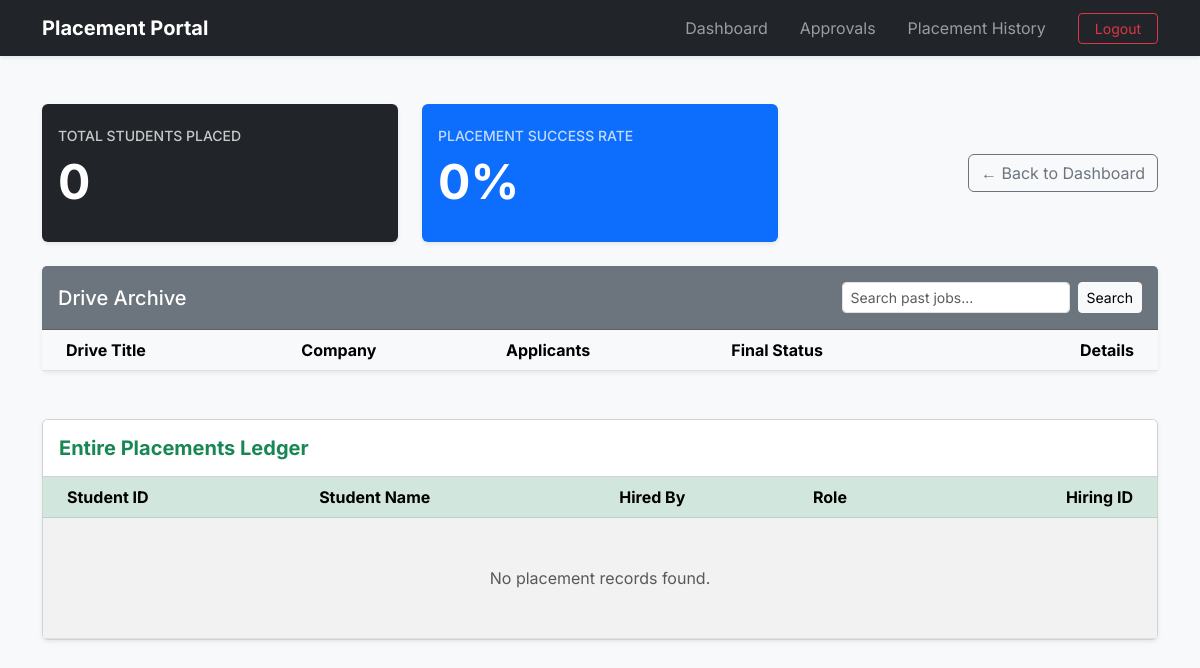
/admin/history/ (signed in), run on an earlier commit of the app's database.
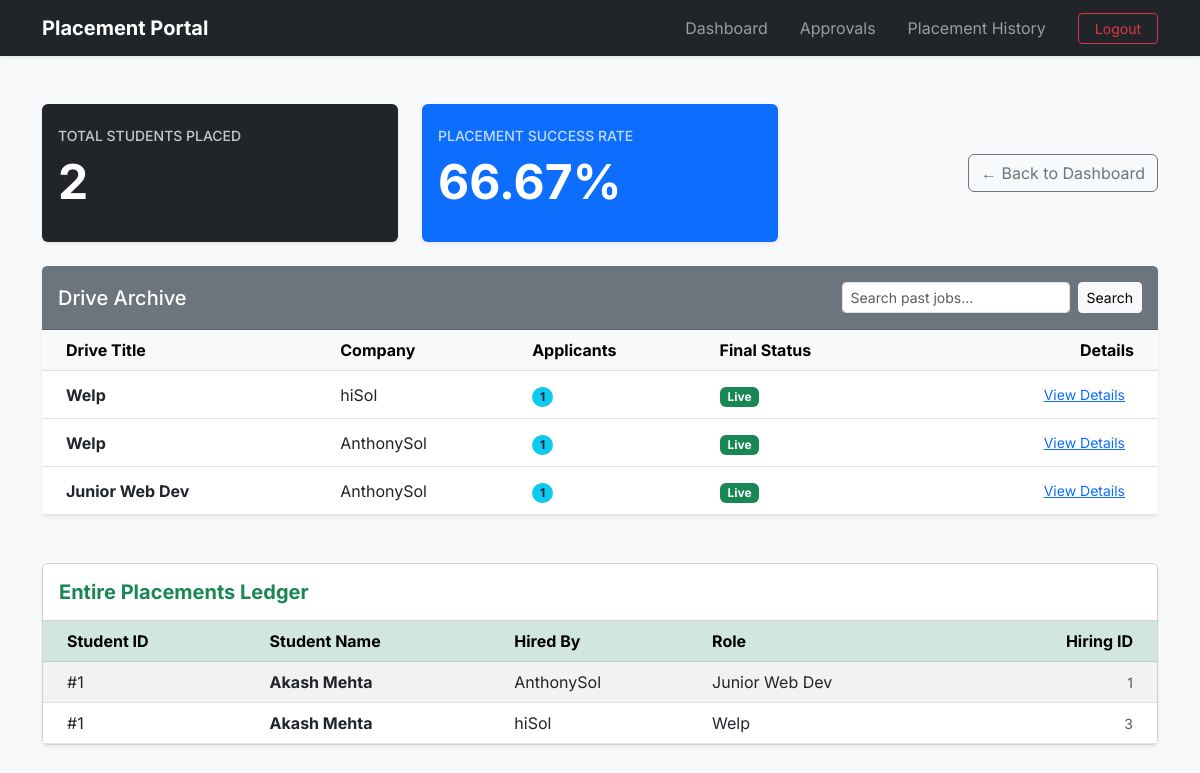
And on a later commit of the database.
### application/models.py (models this page shows)
class PlacementDrive(db.Model):
    __tablename__="placement_drives"
    id=db.Column(db.Integer(),primary_key=True)
    company_id=db.Column(db.Integer(),db.ForeignKey("companies.id"),nullable=False)
    job_title=db.Column(db.String(200),nullable=False)
    job_description=db.Column(db.Text(),nullable=False)
    job_location=db.Column(db.String(200),nullable=False)
    eligibility_CGPA=db.Column(db.Float(),nullable=False)
    eligibility_criteria_others=db.Column(db.Text(),nullable=True)
    deadline=db.Column(db.DateTime(),nullable=False)
    status=db.Column(db.String(30),default='Pending') #Pending, Approved, Denied or Closed. Will be done by Admin
    allowed_branches=db.Column(db.Text(),nullable=False)
    allowed_years=db.Column(db.Text(),nullable=False)
    created_at=db.Column(db.DateTime(),default=datetime.now)
    company=db.relationship("Company",back_populates="drives") #Child side
    applications=db.relationship("Application",back_populates="drive",cascade="all,delete-orphan") #Parent side

class Company(db.Model):
    __tablename__="companies"
    id=db.Column(db.Integer(),primary_key=True)
    user_id=db.Column(db.Integer(),db.ForeignKey("users.id"),nullable=False)
    company_name=db.Column(db.String(200),nullable=False)
    hr_name=db.Column(db.String(100),nullable=True)
    hr_contact=db.Column(db.String(100),nullable=True)
    website=db.Column(db.String(200),nullable=True)
    is_approved=db.Column(db.Boolean(),default=False) # Until Admin toggles this on the company wont be approved and wont be shown in dashboard
    user=db.relationship("User",back_populates="company") #Child side
    drives=db.relationship("PlacementDrive",back_populates="company",cascade="all,delete-orphan") #Parent side

class Application(db.Model):
    __tablename__ = "applications"
    id = db.Column(db.Integer(), primary_key=True)
    student_id = db.Column(db.Integer(), db.ForeignKey("students.id"), nullable=False)
    drive_id = db.Column(db.Integer(), db.ForeignKey("placement_drives.id"), nullable=False)
    application_date = db.Column(db.DateTime(), default=datetime.now)
    status=db.Column(db.String(30),default='Applied') #Applied, Shortlisted, Selected, rejected
    student=db.relationship("Student",back_populates="applications")
    drive=db.relationship("PlacementDrive",back_populates="applications")
    __table_args__=(db.UniqueConstraint('student_id','drive_id',name='unique_application'),)

class Student(db.Model):
    __tablename__="students"
    id=db.Column(db.Integer(),primary_key=True)
    user_id=db.Column(db.Integer(),db.ForeignKey("users.id"),nullable=False)
    name=db.Column(db.String(100),nullable=False)
    college=db.Column(db.String(200),nullable=False)
    branch=db.Column(db.String(100),nullable=False)
    semester=db.Column(db.String(10),nullable=False)
    cgpa=db.Column(db.Float(),nullable=False)
    resume_path=db.Column(db.String(400)) #This will store the file path of where the resume is stored
    user=db.relationship("User",back_populates="student") #Child side
    applications=db.relationship("Application",back_populates="student",cascade="all,delete-orphan") #Parent side

### application/controllers.py (the view)
@app.route('/admin/history/')
def admin_history():
    if session.get('role')!='admin':
        return redirect(url_for('login'))
    q=request.args.get('q','')
    drive_query=PlacementDrive.query.order_by(PlacementDrive.created_at.desc())
    if q:
        drive_query=drive_query.filter(PlacementDrive.job_title.ilike(f'%{q}%'))
    historical_drives=drive_query.all()
    successful_placements=Application.query.filter_by(status='Shortlisted').all()
    total_applications=Application.query.count()
    placed_count=len(successful_placements)
    success_rate=((placed_count/total_applications)*100) if total_applications>0 else 0
    return render_template('admin_history.html',drives=historical_drives,placements=successful_placements,q=q,placed_count=placed_count,rate=round(success_rate,2))

### templates/admin_history.html (shortened to what the changed rows need)
{% extends 'base.html' %}
{% block content %}
<div class="container mt-4">
    <div class="row mb-4">
        <div class="col-md-4">
            <div class="card bg-dark text-white border-0 shadow-sm">
                <div class="card-body py-4">
                    <h6 class="text-uppercase small mb-2 opacity-75">Total Students Placed</h6>
                    <h2 class="display-5 fw-bold">{{ placed_count }}</h2>
                </div>
            </div>
        </div>
        <div class="col-md-4">
            <div class="card bg-primary text-white border-0 shadow-sm">
                <div class="card-body py-4">
                    <h6 class="text-uppercase small mb-2 opacity-75">Placement Success Rate</h6>
                    <h2 class="display-5 fw-bold">{{ rate }}%</h2>
                </div>
            </div>
        </div>
    </div>
    <div class="card shadow-sm border-0 mb-5">
        <div class="card-body p-0">
            <table class="table table-hover align-middle mb-0">
                <thead class="table-light">
                    <tr>
                        <th class="ps-4">Drive Title</th>
                        <th>Company</th>
                        <th>Applicants</th>
                        <th>Final Status</th>
                        <th class="text-end pe-4">Details</th>
                    </tr>
                </thead>
                <tbody>
                    {% for drive in drives %}
                    <tr>
                        <td class="ps-4"><strong>{{ drive.job_title }}</strong></td>
                        <td>{{ drive.company.company_name }}</td>
                        <td><span class="badge rounded-pill bg-info text-dark">{{ drive.applications|length }}</span></td>
                        <td>
                            {% if drive.status == 'Approved' %}
                                <span class="badge bg-success">Live</span>
                            {% elif drive.status == 'Stopped' %}
                                <span class="badge bg-secondary">Archived</span>
                            {% else %}
                                <span class="badge bg-warning text-dark">{{ drive.status }}</span>
                            {% endif %}
                        </td>
                        <td class="text-end pe-4">
                            <a href="{{ url_for('admin_review_drive', drive_id=drive.id) }}" class="btn btn-sm btn-link">View Details</a>
                        </td>
                    </tr>
                    {% endfor %}
                </tbody>
            </table>
        </div>
    </div>
    <div class="card shadow-sm">
        <div class="card-body p-0">
            <table class="table table-striped align-middle mb-0">
                <thead class="table-success">
                    <tr>
                        <th class="ps-4">Student ID</th>
                        <th>Student Name</th>
                        <th>Hired By</th>
                        <th>Role</th>
                        <th class="text-end pe-4">Hiring ID</th>
                    </tr>
                </thead>
                <tbody>
                    {% for app in placements %}
                    <tr>
                        <td class="ps-4">#{{ app.student.id }}</td>
                        <td class="fw-bold">{{ app.student.name }}</td>
                        <td>{{ app.drive.company.company_name }}</td>
                        <td>{{ app.drive.job_title }}</td>
                        <td class="text-end pe-4 text-muted small">{{ app.id }}</td>
                    </tr>
                    {% else %}
                    <tr><td colspan="5" class="text-center py-5 text-muted">No placement records found.</td></tr>
                    {% endfor %}
                </tbody>
            </table>
        </div>
    </div>
</div>
{% endblock %}

What changed in the data, as far as the page shows it:
added PlacementDrive: job_title "Welp", company.company_name "hiSol", applications|length "1", status "Live"
added PlacementDrive: job_title "Welp", company.company_name "AnthonySol", applications|length "1", status "Live"
added PlacementDrive: job_title "Junior Web Dev", company.company_name "AnthonySol", applications|length "1", status "Live"
added Application: student.id "1", student.name "Akash Mehta", drive.company.company_name "AnthonySol", drive.job_title "Junior Web Dev", id "1"
added Application: student.id "1", student.name "Akash Mehta", drive.company.company_name "hiSol", drive.job_title "Welp", id "3"
Also different on the page:
{{ placed_count }}: "0" → "2"
{{ rate }}: "0" → "66.67"
text no longer shown: "No placement records found."
